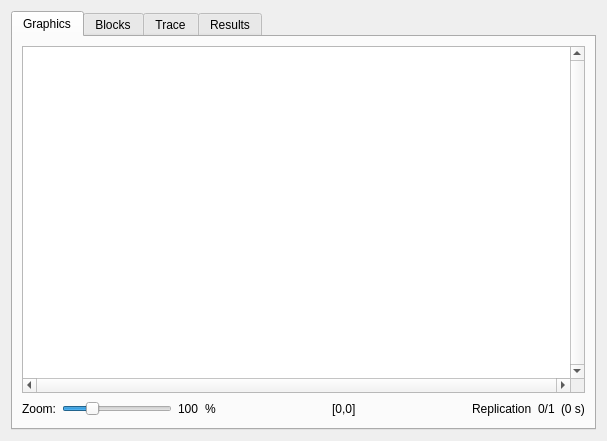
<?xml version="1.0" encoding="UTF-8"?>
<ui version="4.0">
 <class>DialogSimulationModel</class>
 <widget class="QDialog" name="DialogSimulationModel">
  <property name="geometry">
   <rect>
    <x>0</x>
    <y>0</y>
    <width>607</width>
    <height>441</height>
   </rect>
  </property>
  <property name="windowTitle">
   <string>Dialog</string>
  </property>
  <property name="locale">
   <locale language="English" country="UnitedStates"/>
  </property>
  <layout class="QHBoxLayout" name="horizontalLayout">
   <item>
    <widget class="QTabWidget" name="tabWidget">
     <property name="tabPosition">
      <enum>QTabWidget::North</enum>
     </property>
     <property name="tabShape">
      <enum>QTabWidget::Rounded</enum>
     </property>
     <property name="currentIndex">
      <number>0</number>
     </property>
     <property name="documentMode">
      <bool>false</bool>
     </property>
     <property name="movable">
      <bool>true</bool>
     </property>
     <property name="tabBarAutoHide">
      <bool>true</bool>
     </property>
     <widget class="QWidget" name="tabGraphics">
      <attribute name="title">
       <string>Graphics</string>
      </attribute>
      <layout class="QVBoxLayout" name="verticalLayout">
       <item>
        <widget class="QGraphicsView" name="graphicsViewModel">
         <property name="verticalScrollBarPolicy">
          <enum>Qt::ScrollBarAlwaysOn</enum>
         </property>
         <property name="horizontalScrollBarPolicy">
          <enum>Qt::ScrollBarAlwaysOn</enum>
         </property>
        </widget>
       </item>
       <item>
        <layout class="QHBoxLayout" name="horizontalLayout_2">
         <item>
          <widget class="QLabel" name="label">
           <property name="text">
            <string>Zoom:</string>
           </property>
           <property name="buddy">
            <cstring>horizontalSliderZoom</cstring>
           </property>
          </widget>
         </item>
         <item>
          <widget class="QSlider" name="horizontalSliderZoom">
           <property name="minimum">
            <number>5</number>
           </property>
           <property name="maximum">
            <number>400</number>
           </property>
           <property name="singleStep">
            <number>5</number>
           </property>
           <property name="value">
            <number>100</number>
           </property>
           <property name="orientation">
            <enum>Qt::Horizontal</enum>
           </property>
          </widget>
         </item>
         <item>
          <widget class="QLabel" name="labelZoom">
           <property name="text">
            <string>100</string>
           </property>
          </widget>
         </item>
         <item>
          <widget class="QLabel" name="labelPercent">
           <property name="text">
            <string>%</string>
           </property>
          </widget>
         </item>
         <item>
          <spacer name="horizontalSpacer">
           <property name="orientation">
            <enum>Qt::Horizontal</enum>
           </property>
           <property name="sizeHint" stdset="0">
            <size>
             <width>40</width>
             <height>20</height>
            </size>
           </property>
          </spacer>
         </item>
         <item>
          <widget class="QLabel" name="labelMousePosition">
           <property name="text">
            <string>[0,0]</string>
           </property>
          </widget>
         </item>
         <item>
          <spacer name="horizontalSpacer_3">
           <property name="orientation">
            <enum>Qt::Horizontal</enum>
           </property>
           <property name="sizeHint" stdset="0">
            <size>
             <width>40</width>
             <height>20</height>
            </size>
           </property>
          </spacer>
         </item>
         <item>
          <widget class="QLabel" name="label_2">
           <property name="text">
            <string>Replication</string>
           </property>
          </widget>
         </item>
         <item>
          <widget class="QLabel" name="labelReplicationNumber">
           <property name="text">
            <string>0/1</string>
           </property>
          </widget>
         </item>
         <item>
          <widget class="QLabel" name="labelSimulatedTime">
           <property name="text">
            <string>(0 s)</string>
           </property>
          </widget>
         </item>
        </layout>
       </item>
      </layout>
     </widget>
     <widget class="QWidget" name="tabBlocks">
      <attribute name="title">
       <string>Blocks</string>
      </attribute>
      <layout class="QVBoxLayout" name="verticalLayout_2">
       <item>
        <widget class="QTableWidget" name="tableWidgetText"/>
       </item>
       <item>
        <layout class="QHBoxLayout" name="horizontalLayout_3">
         <item>
          <widget class="QLabel" name="label_4">
           <property name="text">
            <string>Components:</string>
           </property>
          </widget>
         </item>
         <item>
          <widget class="QLabel" name="labelNumberOfComponents">
           <property name="text">
            <string>0</string>
           </property>
          </widget>
         </item>
         <item>
          <spacer name="horizontalSpacer_4">
           <property name="orientation">
            <enum>Qt::Horizontal</enum>
           </property>
           <property name="sizeHint" stdset="0">
            <size>
             <width>20</width>
             <height>20</height>
            </size>
           </property>
          </spacer>
         </item>
         <item>
          <widget class="QLabel" name="label_3">
           <property name="text">
            <string>Elements:</string>
           </property>
          </widget>
         </item>
         <item>
          <widget class="QLabel" name="labelNumberOfElements">
           <property name="text">
            <string>0</string>
           </property>
          </widget>
         </item>
         <item>
          <spacer name="horizontalSpacer_5">
           <property name="orientation">
            <enum>Qt::Horizontal</enum>
           </property>
           <property name="sizeHint" stdset="0">
            <size>
             <width>40</width>
             <height>20</height>
            </size>
           </property>
          </spacer>
         </item>
         <item>
          <spacer name="horizontalSpacer_2">
           <property name="orientation">
            <enum>Qt::Horizontal</enum>
           </property>
           <property name="sizeHint" stdset="0">
            <size>
             <width>40</width>
             <height>20</height>
            </size>
           </property>
          </spacer>
         </item>
        </layout>
       </item>
      </layout>
     </widget>
     <widget class="QWidget" name="tabTrace">
      <attribute name="title">
       <string>Trace</string>
      </attribute>
      <layout class="QVBoxLayout" name="verticalLayout_3">
       <item>
        <widget class="QGraphicsView" name="graphicsViewTrace"/>
       </item>
      </layout>
     </widget>
     <widget class="QWidget" name="tabReport">
      <attribute name="title">
       <string>Results</string>
      </attribute>
      <layout class="QVBoxLayout" name="verticalLayout_4">
       <item>
        <widget class="QTextBrowser" name="textReport"/>
       </item>
      </layout>
     </widget>
    </widget>
   </item>
  </layout>
 </widget>
 <resources/>
 <connections>
  <connection>
   <sender>horizontalSliderZoom</sender>
   <signal>valueChanged(int)</signal>
   <receiver>labelZoom</receiver>
   <slot>setNum(int)</slot>
   <hints>
    <hint type="sourcelabel">
     <x>169</x>
     <y>413</y>
    </hint>
    <hint type="destinationlabel">
     <x>203</x>
     <y>413</y>
    </hint>
   </hints>
  </connection>
 </connections>
</ui>
